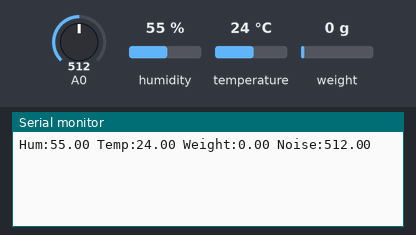
A sketch run on a simulated Arduino Uno, built with avr-gcc and run on an emulated ATmega328P. On the bench: the last lines printed to the serial monitor. The test bench sets the inputs (shaded band); at power-on: humidity 55 %, weight on the scale 0 g, A0 = 512, temperature 24 °C.

Above: at 2.2 s.
2.3 s: humidity set to 22 %
At 4.7 s:
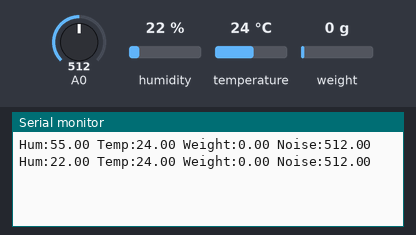
4.9 s: weight on the scale set to 100 g
At 6.9 s:
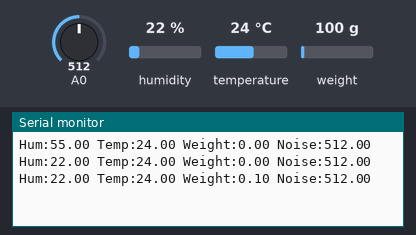
7.5 s: A0 set to 716
At 8.7 s:
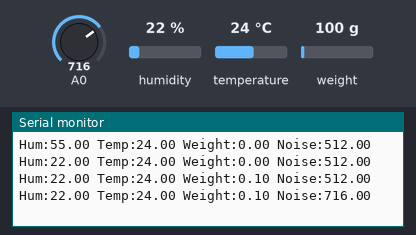
10.1 s: temperature set to 12 °C
At 10.1 s:
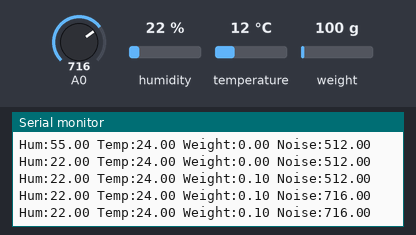
12.7 s: weight on the scale set to 1250 g
At 15.0 s:
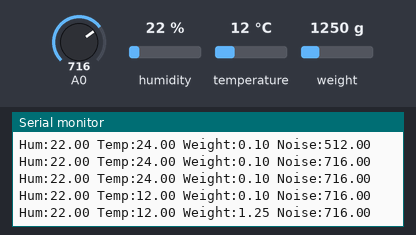
15.3 s: A0 set to 992
At 17.1 s:
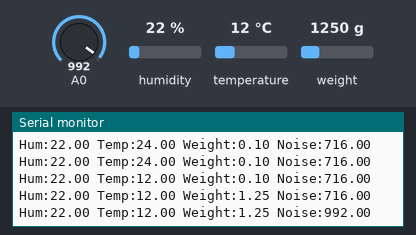
Timing chart, 0 to 18.6 s (numbered marks = the images above; inputs shaded):
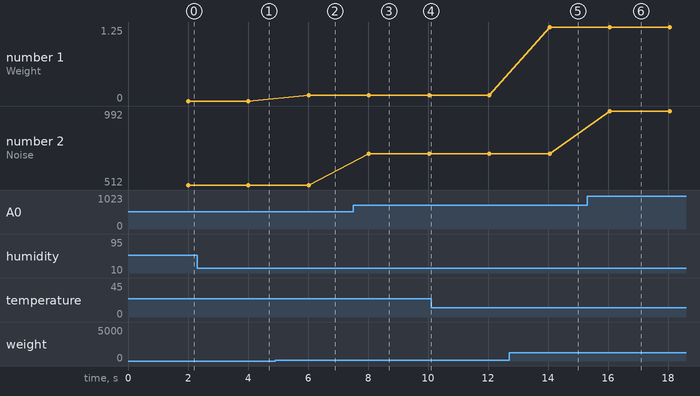

The sketch:

hive_monitor.ino
```cpp
// library for reading DHT22 temp/humidity sensor
#include <DHT.h>

// library for reading the scale
#include "HX711.h"

// DAT and CLK pins from scale sensor
#define SCALE_DAT  6
#define SCALE_CLK  5

// DHT22 sensor pin
#define DHTPIN 4
#define DHTTYPE DHT22

// The scale sensor object
HX711 scale(SCALE_DAT, SCALE_CLK);

// calibration factor for scale, differs from scale to scale
float calibration_factor = -22930; //-7050 worked for my 440lb max scale setup

// DHT sensor object
DHT dht(DHTPIN,DHTTYPE);

void setup()
{
  Serial.begin(9600);

  scale.set_scale();
  scale.tare();  //Reset the scale to 0
  scale.set_scale(calibration_factor); //Adjust to this calibration factor

  /*
  long zero_factor = scale.read_average(); //Get a baseline reading
  Serial.print("Zero factor: "); //This can be used to remove the need to tare the scale. Useful in permanent scale projects.
  Serial.println(zero_factor);
  */

}

void loop()
{
  unsigned long current_time = millis();

  float humidity = dht.readHumidity();
  float temp_c = dht.readTemperature();
  float weight_kg = scale.get_units(10);
  float noise = analogRead(0);

  Serial.print("Hum:");
  Serial.print(humidity);
  Serial.print(" Temp:");
  Serial.print(temp_c);
  Serial.print(" Weight:");
  Serial.print(weight_kg);
  Serial.print(" Noise:");
  Serial.println(noise);

  /* sleep code goes here */

  delay(1000);

}
```

Measured:
- after the input at 2.3 s, the serial monitor: prints a new line after 1.7 s (image 1)
- after the input at 4.9 s, the serial monitor: prints a new line after 1.1 s (image 2)
- after the input at 7.5 s, the serial monitor: prints a new line after 0.53 s (image 3)
- after the input at 12.7 s, the serial monitor: prints a new line after 1.4 s (image 5)
- after the input at 15.3 s, the serial monitor: prints a new line after 0.76 s (image 6)
- plotted number 1: 0 → 0.1 after the input at 4.9 s, 0.1 → 1.25 after the input at 12.7 s
- plotted number 2: 512 → 716 after the input at 7.5 s, 716 → 992 after the input at 15.3 s
